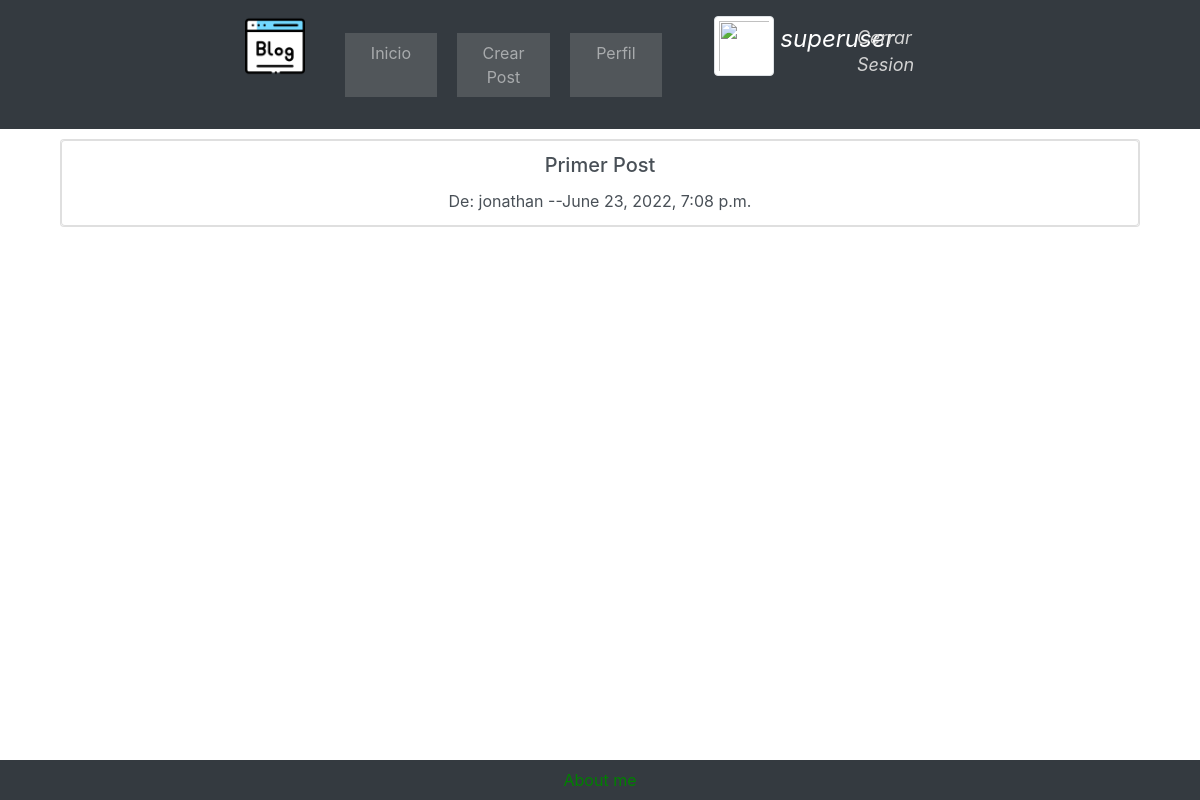
The app's page /blog/ (signed in), older data.
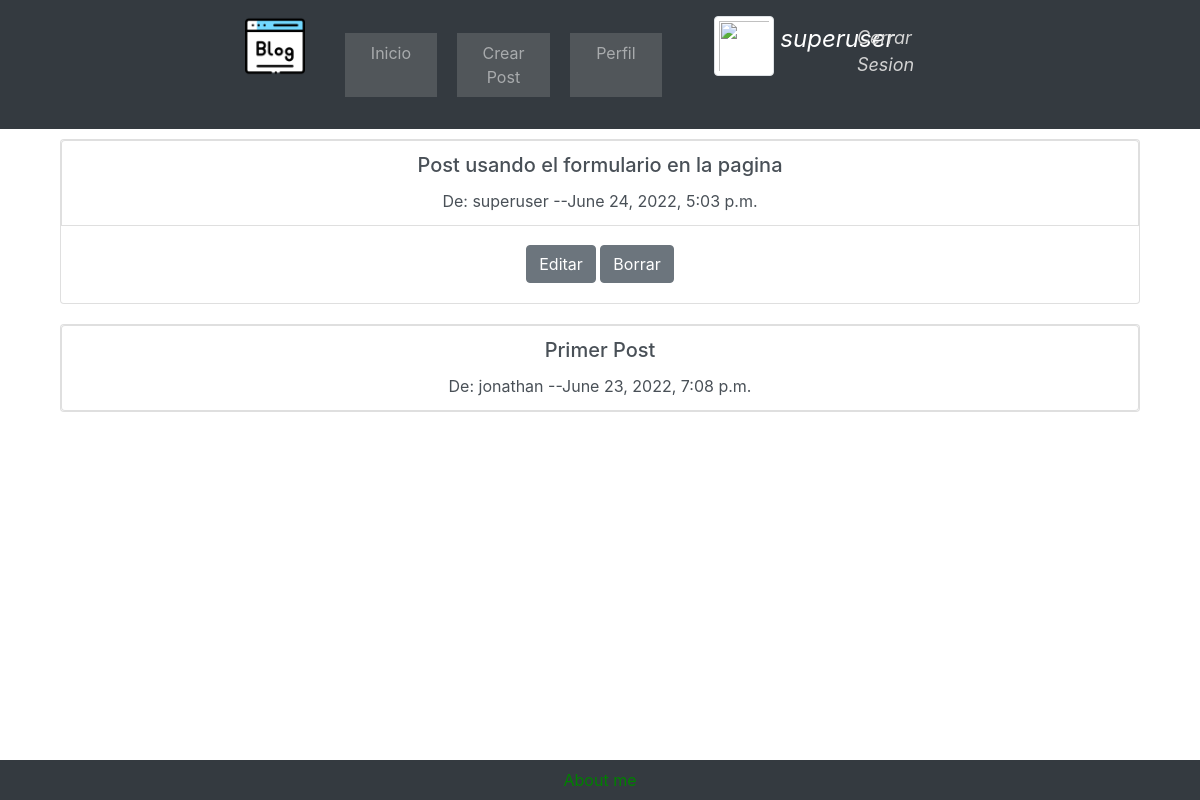
The same page, newer data.
### posts/models.py (models this page shows, shortened)
class Post(models.Model):
    titulo = models.CharField(max_length= 255, null=True)
    author = models.ForeignKey(User, on_delete=models.CASCADE)
    cuerpo = RichTextField(blank = True, null= True)
    date_created = models.DateTimeField(auto_now_add=True, null=True)

### posts/views.py (the view)
# urls.py: path('blog/', BlogView.as_view(), name='blog'),
@method_decorator(login_required(login_url='login'), name="dispatch")
class BlogView(ListView):
    model = Post
    template_name = 'posts/blog.html'
    ordering = ['-id']

### posts/templates/posts/blog.html
{% extends 'cuentas/main.html' %}
{% block content %}
<br />
<div class="container">
        <div class="list-group">
                {% for post in object_list %}
                <div class="card text-center">
                        <a href="{% url 'posts:postdetail' post.pk %}" class="list-group-item list-group-item-action">
                                <h5 class="card-title">{{post.titulo }}</h5>
                                De: {{post.author}} --{{post.date_created}}
                        </a>
                        {% if user.id == post.author.id %}
                        <div class="card-body">
                                <a style="position: left;" class="btn btn-secondary"
                                        href="{% url 'posts:editar' post.pk %}">Editar</a>
                                <a style="position: right;" class="btn btn-secondary"
                                        href="{% url 'posts:borrar' post.pk %}">Borrar</a>
                        </div>
                        {% endif %}
                </div>
                <br />
                {% endfor %}
        </div>
</div>
{% endblock %}

Row changes from the older to the newer data that the page shows:
added Post: titulo "Post usando el formulario en la pagina", author "superuser", date_created "June 24, 2022, 5:03 p.m.", shows "Editar"
